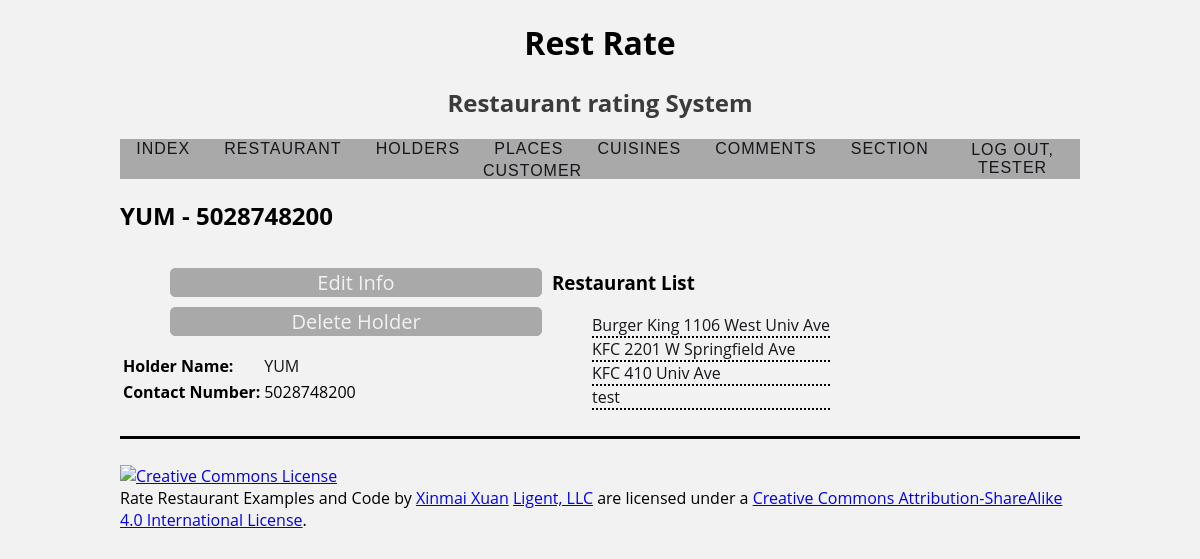
The app's page /holder/1 (signed in) with its own data.
### rateinfo/models.py (models this page shows, shortened)
class Holder(models.Model):
    holder_id = models.AutoField(primary_key=True)
    holder_name = models.CharField(max_length=45)
    holder_phone = models.CharField(max_length=12)
    def __str__(self):
        return f'{self.holder_name} - {self.holder_phone}'
    def get_absolute_url(self):
        return reverse('rateinfo_holder_detail_urlpattern',
                       kwargs={'pk': self.pk}
                       )
    def get_update_url(self):
        return reverse('rateinfo_holder_update_urlpattern',
                       kwargs={'pk': self.pk}
                       )
    def get_delete_url(self):
        return reverse('rateinfo_holder_delete_urlpattern',
                       kwargs={'pk': self.pk}
                       )
    class Meta:
        ordering = ['holder_name']

class Restaurant(models.Model):
    restaurant_id = models.AutoField(primary_key=True)
    restaurant_name = models.CharField(max_length=127)
    restaurant_place_id = models.ForeignKey(Place, related_name='restaurants', on_delete=models.PROTECT)
    restaurant_holder_id = models.ForeignKey(Holder, related_name='restaurants', on_delete=models.PROTECT)
    restaurant_type = models.ForeignKey(Type, related_name='restaurants', on_delete=models.PROTECT)
    class Meta:
        ordering = ['restaurant_name', 'restaurant_holder_id']

### rateinfo/views.py (the view)
class HolderDetail(LoginRequiredMixin, PermissionRequiredMixin, DetailView):
    model = Holder
    permission_required = 'rateinfo.view_holder'
    def get_context_data(self, **kwargs):
        context = super(DetailView, self).get_context_data(**kwargs)
        holder = self.get_object()
        restaurant_list = holder.restaurants.all()
        context['restaurant_list'] = restaurant_list
        return context

### rateinfo/templates/rateinfo/holder_detail.html (shortened to what this page needs)
{% extends 'rateinfo/base.html' %}
{% load static %}
{% block head %}
    <link rel="stylesheet" type="text/css"
          href="{% static 'rateinfo/details.css' %}">
    {% endblock %}
{% block content %}
    <h2>{{ holder }}</h2>
    <div class="detail-container">
    <div class="detail-info">
    <ul class="detail-edit">
    {% if perms.rateinfo.change_holder %}
        <li>
            <a href = "{{ holder.get_update_url }}">Edit Info</a>
        </li>
        {% endif %}
    {% if perms.rateinfo.delete_holder %}
        <li>
            <a href = "{{ holder.get_delete_url }}">Delete Holder</a>
        </li>
    {% endif %}
    </ul>
    <section>
        <table class="detail-table">
            <tr>
                <th>Holder Name:</th>
                <td><a href="{{ holder.get_absolute_url }}">{{ holder.holder_name }}</a></td>
            </tr>
            <tr>
                <th>Contact Number:</th>
                <td>{{ holder.holder_phone }}</td>
            </tr>
        </table>
    </section>
</div>
<div class="detail-full">
    <section>
        <h3>Restaurant List</h3>
        <ul>
            {% for restauruant in restaurant_list %}
            <div class="detail-full-list">
                <li>
                    <a href="{{ restaurant.get_absolute_url }}">{{ restauruant.restaurant_name }}</a>
                </li>
            </div>
            {% empty %}
                <li><em>There are currently no section for this course.</em></li>
            {% endfor %}
        </ul>
    </section>
    </div>
    </div>
{% endblock %}

### rateinfo/templates/rateinfo/base.html (shortened to what this page needs)
{% load static %}
<!DOCTYPE html>
<html lang="en">
<head>
    <link rel="stylesheet" type="text/css"
          href="{% static 'rateinfo/style.css' %}">
    {% block head %}{% endblock %}
</head>
<body>
<div>
    <header>
        <h1>Rest Rate</h1>
        <h2>Restaurant rating System</h2>
    </header>
<div class="menu_row">
    <nav>
                <a href="{% url 'index_urlpattern' %}">
                    Index</a>
                <a href="{% url 'rateinfo_restaurant_list_urlpattern' %}">
                    Restaurant</a>
                <a href="{% url 'rateinfo_holder_list_urlpattern' %}">
                    Holders</a>
                <a href="{% url 'rateinfo_place_list_urlpattern' %}">
                    Places</a>
                <a href="{% url 'rateinfo_type_list_urlpattern' %}">
                    Cuisines</a>
                <a href="{% url 'rateinfo_comment_list_urlpattern' %}">
                    Comments</a>
                <a href="{% url 'rateinfo_section_list_urlpattern' %}">
                    Section</a>
            {% if perms.rateinfo.view_customer %}
                <a href="{% url 'rateinfo_customer_list_urlpattern' %}">
                    Customer</a>
            {% endif %}
    </nav>
    <div class="status_row">
        <div class="offset-by-eight four columns">
                {% if user.is_authenticated %}
                        <a href="{% url 'logout_urlpattern' %}">
                        Log Out, {{ user.get_username }}</a>
                {% endif %}
        </div>
    </div>
</div>
    <main>
        {% block content %}{% endblock %}
    </main>
</div>
<footer>
    <p>
        <a rel="license" href="http://creativecommons.org/licenses/by-sa/4.0/">
            <img alt="Creative Commons License" style="border-width:0"
                 src="https://i.creativecommons.org/l/by-sa/4.0/88x31.png"/>
        </a><br/><span xmlns:dct="http://purl.org/dc/terms/" property="dct:title">Rate Restaurant Examples and Code</span>
        by
        <a xmlns:cc="https://www.linkedin.com/in/xinmai-xuan-12a091183/" href="https://www.linkedin.com/in/xinmai-xuan-12a091183/" property="cc:attributionName"
           rel="cc:attributionURL">Xinmai Xuan</a>
        <a xmlns:cc="http://creativecommons.org/ns#" href="https://www.ligent.net" property="cc:attributionName"
           rel="cc:attributionURL">Ligent, LLC</a> are licensed under a
        <a rel="license" href="http://creativecommons.org/licenses/by-sa/4.0/">Creative Commons Attribution-ShareAlike
            4.0 International License</a>.
    </p>
</footer>
</body>
</html>

### static/rateinfo/style.css (style rules this page uses)
body { width: auto; margin-left: 10%; margin-right: 10%; background: #f2f2f2; font-family: 'Open Sans', sans-serif; }
body>div>header { text-align: center; }
body>div>header>h2 { color: rgba(31,31,31,0.87) }
nav { width: 100%; position: center; top:50px; text-align:center; }
nav>a { font-family: 'Oswald', sans-serif; font-weight:500; text-transform:uppercase; text-decoration:none; color:#16151b; margin:0 15px; font-size:16px; letter-spacing:1px; position:relative; display:inline-block; }
nav>a:before { content:''; position: absolute; width: 100%; height: 3px; background:#16151b; top:47%; animation:out 0.2s cubic-bezier(1, 0, 0.58, 0.97) 1 both; }
.menu_row { background-color: darkgrey; height: 40px; display: flex; align-items: center; justify-content: center; }
.status_row { float: right; position: relative; font-family: 'Oswald', sans-serif; font-weight: 500; text-transform: uppercase; text-decoration: none; color: #16151b; letter-spacing: 1px; display: inline-block; }
.offset-by-eight>a { color: #16151b; text-decoration: none; text-align: center; float: right; }
footer { border-top: solid; padding-top: 10px; margin-top: 10px; }

### static/rateinfo/details.css (style rules this page uses)
.detail-container { display: flex; }
.detail-info { vertical-align: top; position: relative; display: inline-block; width: 45%; }
.detail-edit li { list-style: none; width: auto; height: auto; border: 1px solid #A9A9A9; background: #A9A9A9; text-align: center; color: #fff; border-radius: 5px; cursor: pointer; font-size: 20px; margin: 10px; }
.detail-edit li a { text-decoration: none; color: #f2f2f2; }
.detail-table { text-align: left; }
.detail-full-list { border-bottom: black 2pt dotted; }
.detail-full-list li { list-style: none; }
.detail-full-list li a { text-decoration: none; color: #16151b; }
.detail-table tr td a { text-decoration: none; color: #16151b; }

### records on screen
Holder: holder_name+holder_phone "YUM - 5028748200", holder_name "YUM", holder_phone "5028748200"
Restaurant: restaurant_name "Burger King 1106 West Univ Ave"
Restaurant: restaurant_name "KFC 2201 W Springfield Ave"
Restaurant: restaurant_name "KFC 410 Univ Ave"
Restaurant: restaurant_name "test"

### other values on screen
{{ user.get_username }} "TESTER"
